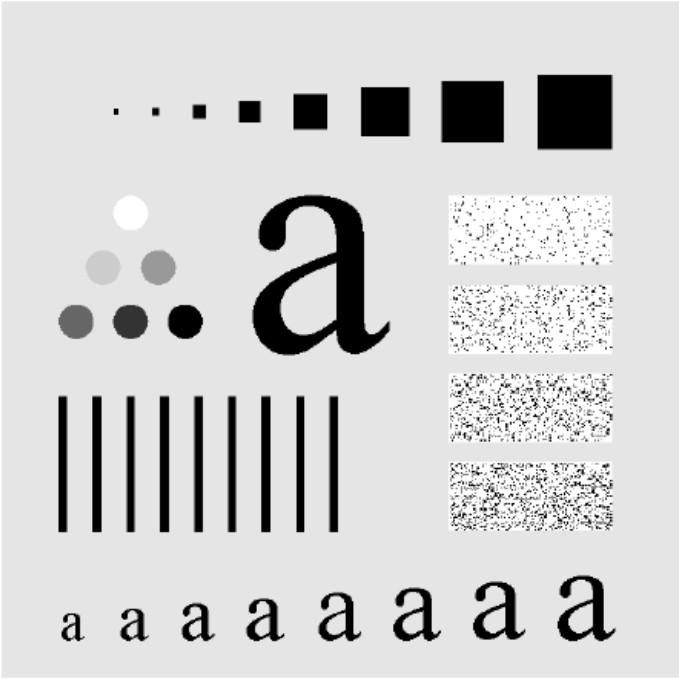
#> input picture images/imagem_teste_filtros.jpg, 679 x 679 px, found by its file name
$ python filtro_passa_ideal.py
#> lines starting #> are read from the running program, lines starting #| are printed output that depends on the picture; after the words box and inside, x2 and y2 are one past the last pixel; in counts of white or black regions, pixels touching at a corner belong together
### src/utils.py
import numpy as np
from numpy.lib.stride_tricks import as_strided
from numpy.fft import fft2, fftshift, ifft2, ifftshift


# [64 lines left out: functions janela_deslizante, vizinhos_celula, not called in this run]


def aplicar_filtro_Fimagem(image: np.ndarray, H: np.ndarray) -> np.ndarray:
    """
    Aplica um filtro no domínio de Fourier a uma imagem.

    Args:
        img (numpy.ndarray): A imagem de entrada (escala de cinza).
        H (numpy.ndarray): O filtro no domínio de frequência.

    Returns:
        numpy.ndarray: A imagem filtrada.

    Notes:
        Esta função aplica um filtro no domínio de Fourier à imagem de entrada.
        Primeiro, ela centraliza a imagem no domínio da frequência. Em seguida, aplica
        a Transformada de Fourier à imagem para converter a imagem para o domínio da frequência.
        Depois, multiplica a imagem no domínio da frequência pelo filtro especificado (H).
        Por fim, a função realiza a Transformada Inversa de Fourier para obter a imagem
        filtrada no domínio espacial.

    Args:
        img (numpy.ndarray): A imagem de entrada em escala de cinza.
        H (numpy.ndarray): O filtro no domínio de frequência a ser aplicado.

    Returns:
        numpy.ndarray: A imagem filtrada no domínio espacial.

    """
    # Aplica a Transformada de Fourier à imagem
    img_fourier = fftshift(fft2(image))

    # Aplica o filtro no domínio de Fourier
    filtro_em_fourier = img_fourier * H

    # Realiza a Transformada Inversa de Fourier para obter a imagem filtrada
    imagem_filtrada = np.real(ifft2(ifftshift(filtro_em_fourier)))

    return imagem_filtrada


def distancia_dominio_frequencia(image: np.ndarray) -> np.ndarray:
    linha, coluna = image.shape
    indices_linhas = np.zeros((linha, coluna))
    indices_colunas = np.zeros((linha, coluna))

    if linha == coluna:
        for i in range(linha):
            for j in range(coluna):
                indices_linhas[i, j] = i
        indices_colunas = indices_linhas.T
    else:
        for i in range(linha):
            for j in range(coluna):
                indices_linhas[i, j] = i
                indices_colunas[i, j] = j

    D = np.zeros((linha, coluna))
    for i in range(linha):
        for j in range(coluna):
            D[i, j] = np.sqrt(pow((indices_linhas[i, j] - linha // 2),
                              2) + pow((indices_colunas[i, j] - coluna // 2), 2))

    return D

### src/filtro_passa_ideal.py
from PIL import Image
import numpy as np
import matplotlib.pyplot as plt
from utils import aplicar_filtro_Fimagem, distancia_dominio_frequencia


def filtro_passa_ideal(image: np.ndarray, D0: float, passa_baixa: bool = False) -> np.ndarray:
    """
    Cria um filtro ideal no domínio de frequência.

    Args:
        img (numpy.ndarray): A imagem de entrada.
        D0 (float): A frequência de corte do filtro ideal.
        lowpass (bool): Define se o filtro é passa-baixas (True) ou passa-altas (False).

    Returns:
        numpy.ndarray: O filtro ideal no domínio de frequência.

    Notes:
        Esta função cria um filtro ideal no domínio de frequência com base na
        frequência de corte D0 e na opção de filtro passa-baixas ou passa-altas.
        O filtro é retornado como uma matriz que pode ser usada para filtrar a imagem.
    """

    D = distancia_dominio_frequencia(image)

    if passa_baixa:
        L = np.heaviside(-1 * (D - D0), 1)
        return L
    else:
        H = np.heaviside(1 * (D - D0), 1)
        return H


if __name__ == "__main__":
    imagem = Image.open("images/imagem_teste_filtros.jpg").convert("L")
    imagem_array = np.array(imagem)

    frequencias = [1.2, 5, 10, 15, 50, 100]

    plt.figure(figsize=(len(frequencias)*3, 3))
    plt.suptitle("Imagens filtradas com diferentes frequências de corte")

    for index, D0 in enumerate(frequencias):
        plt.subplot(1, len(frequencias), index+1)
        plt.title(f'D0={D0}')
        plt.axis('off')
        filtro = filtro_passa_ideal(imagem_array, D0, True)
        if_imagem = aplicar_filtro_Fimagem(imagem_array, filtro)
        plt.imshow(if_imagem, cmap='gray')
#> this loop made 6 passes
#> pass 1, in filtro_passa_ideal, `D = distancia_dominio_frequencia(image)`:
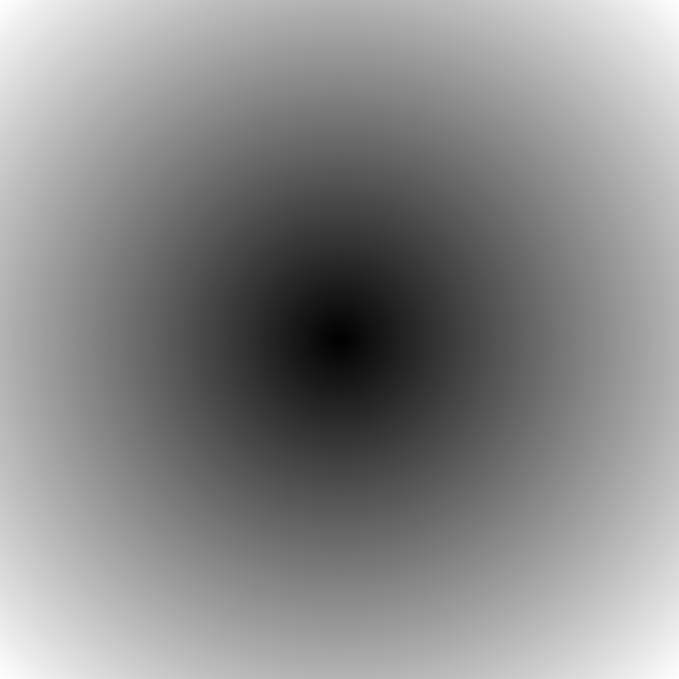
#> D: shape (679, 679) float64; min 0, max 479.4, mean 259.8; drawn with min black and max white
#> pass 1, in filtro_passa_ideal, `L = np.heaviside(-1 * (D - D0), 1)`:
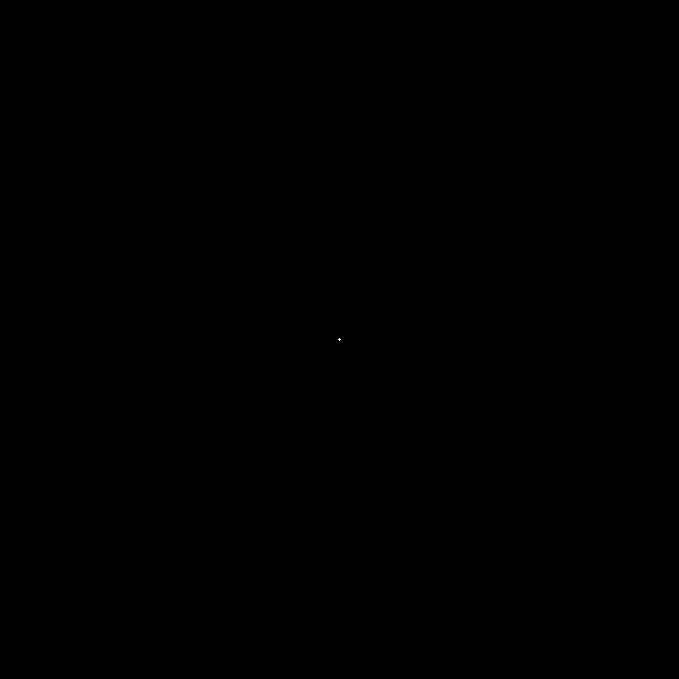
#> L: shape (679, 679) float64; values 0 (black) and 1 (white), 0% white in thin lines or dots, all inside (x1, y1, x2, y2) = (338, 338, 341, 341)
#> pass 1, in aplicar_filtro_Fimagem, `imagem_filtrada = np.real(ifft2(ifftshift(filtro_em_fourier)))`:
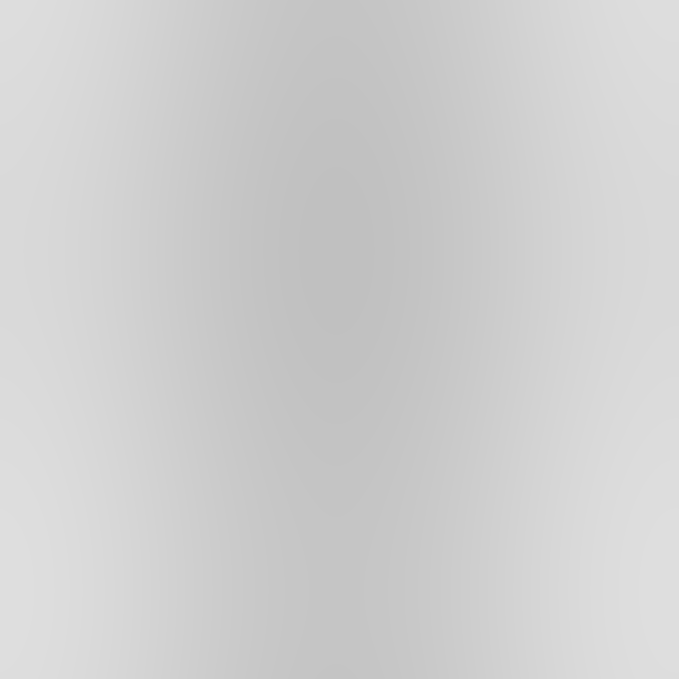
#> imagem_filtrada: shape (679, 679) float64; min 192.2, max 222.7, mean 207.5

    plt.show()
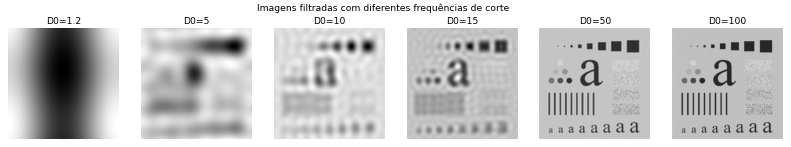
#> figure drawn by matplotlib, 6 panels
